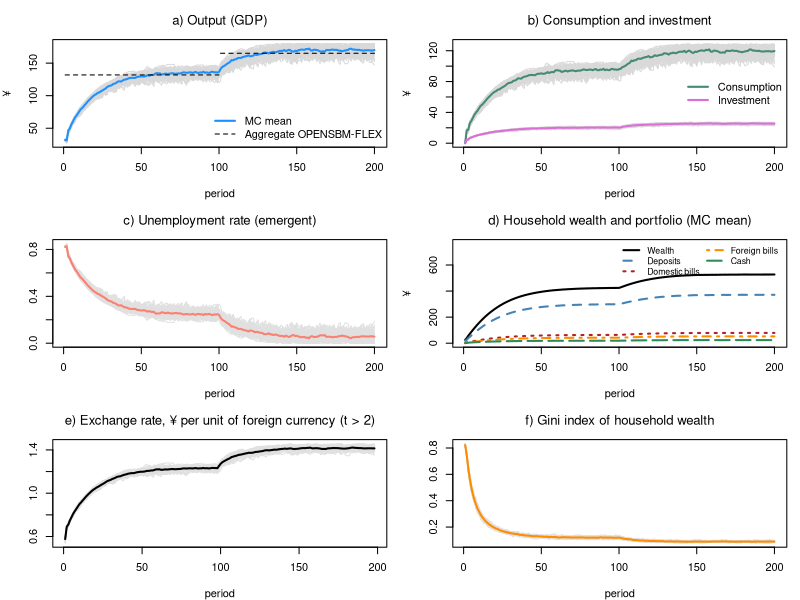

Reproduce this figure in R.
# *************************************************************************
#  Model ABM-OPENSBM (agent-based households, open economy, flexible exchange rate)
#  Model OPENSBM-FLEX with heterogeneous households and a job lottery
#  Sources: Godley & Lavoie, Monetary Economics, chapters 4, 7 and 12;
#           foreign-sector set-up as in the OPENSIMPLEST model;
#           agent-based set-up as in the Leeds lectures (ABM-PC, ABM-BMW)
#  Author: Marco Veronese Passarella
#  Last change: 16/11/2026
# *************************************************************************
#  Conventions: upper-case = MACRO total; lower-case = MICRO (one household)
# *************************************************************************
#  Story:
#    - each household decides how much it wants to spend (its OWN alpha1,
#      which falls when the interest rate rises);
#    - firms plan investment (aggregate accelerator, as in SBM);
#    - the economy needs 1/pr workers for each unit of planned demand;
#    - a random job lottery fills those jobs (some stay unfilled = friction);
#    - part of planned demand is met by imports (aggregate import function);
#    - goods are served first to foreign buyers (exports), then to the
#      government, then to firms (investment), then to households,
#      first-come-first-served;
#    - the wage bill left after interest and depreciation is split equally
#      among the employed; bank profits are split equally among households;
#    - households pay taxes and allocate wealth between cash (for
#      transactions), domestic bills, foreign bills and deposits (buffer);
#    - the exchange rate adjusts to the current account; the rest of the
#      world holds domestic bills as a residual.
#  One single random shuffle of households per period decides BOTH who gets a
#  job AND who reaches the shop first.
# *************************************************************************

# Clear environment
rm(list = ls(all = TRUE))

# Set model parameters ####
nPeriods    <- 200         # Periods
nHouseholds <- 180         # Number of households (workforce)
MC          <- 50          # Monte Carlo repetitions
s           <- 0.1         # Size of the hiring randomness (0 = no friction)
shockStart  <- 101         # Period at which government spending rises
alpha10m    <- 0.68        # Mean autonomous component of the propensity to consume out of income
alpha11     <- 4           # Sensitivity of the propensity to consume to the interest rate
alpha1d     <- 0.1         # Spread of alpha10 across households (0 = homogeneous)
alpha2      <- 0.1         # Propensity to consume out of wealth
lambda10    <- 0.15        # Portfolio: autonomous share of domestic bills
lambda11    <- 1           # Portfolio: sensitivity of domestic bills to domestic rate
lambda12    <- 1           # Portfolio: sensitivity of domestic bills to foreign rate
lambda20    <- 0.1         # Portfolio: autonomous share of foreign bills
lambda21    <- 1           # Portfolio: sensitivity of foreign bills to domestic rate (= lambda12)
lambda22    <- 1           # Portfolio: sensitivity of foreign bills to foreign rate
lambdac     <- 0.2         # Cash to (lagged) consumption ratio
theta       <- 0.2         # Average tax rate on income
delta       <- 0.1         # Depreciation rate
gamma       <- 0.1         # Speed of adjustment of capital to its target
kappa       <- 1.5         # Target capital-output ratio
pr          <- 1           # Labour productivity
rb          <- 0.02        # Interest rate on bills
rm          <- 0.02        # Interest rate on deposits
rl          <- 0.02        # Interest rate on loans
rw          <- 0.02        # Interest rate on foreign bills
yw          <- 200         # Foreign income
eps0        <- log(0.1)    # Export equation: constant
eps1        <- 0.8         # Export equation: elasticity to exchange rate
eps2        <- 1           # Export equation: elasticity to foreign income
mu0         <- log(0.2)    # Import equation: constant (m = 0.2*y when xr = 1)
mu1         <- 0.8         # Import equation: elasticity to exchange rate
phixr       <- 3           # Speed of exchange-rate adjustment to the current account
G           <- rep(20, nPeriods)   # Government spending (planned)
G[shockStart:nPeriods] <- 25       # Higher government spending
psi         <- 1                   # Fiscal rule: share of the extra interest bill offset by lower spending
rbar        <- 0.02                # Fiscal rule: reference interest rate

# Heterogeneous, time-invariant propensity to consume out of income ####
set.seed(123)
alpha10 <- runif(nHouseholds, alpha10m - alpha1d, alpha10m + alpha1d)

# Define macro variables (results) to be stored ####
store = list(Y    = matrix(0, nPeriods, MC),   # Output / income (GDP)
             C    = matrix(0, nPeriods, MC),   # Consumption
             I    = matrix(0, nPeriods, MC),   # Investment
             V    = matrix(0, nPeriods, MC),   # Household wealth
             H_h  = matrix(0, nPeriods, MC),   # Cash held by households
             B_h  = matrix(0, nPeriods, MC),   # Bills held by households
             M_h  = matrix(0, nPeriods, MC),   # Deposits held by households
             PSBR = matrix(0, nPeriods, MC),   # Public sector borrowing requirement
             X    = matrix(0, nPeriods, MC),   # Exports
             IM   = matrix(0, nPeriods, MC),   # Imports
             CA   = matrix(0, nPeriods, MC),   # Current account
             XR   = matrix(0, nPeriods, MC),   # Exchange rate
             BF_h = matrix(0, nPeriods, MC),   # Foreign bills held by households (domestic currency)
             UR   = matrix(0, nPeriods, MC),   # Unemployment rate
             GINI = matrix(0, nPeriods, MC))   # Gini index of household wealth

# Gini index (auxiliary function)
gini <- function(z) { z <- sort(pmax(z, 0)); n <- length(z)
  if (sum(z) == 0) return(0); sum((2 * (1:n) - n - 1) * z) / (n * sum(z)) }

# Record the worst gap between H_h and H_s
sfcGap = 0

# Start the MC loop ####
for (mc in 1:MC) {

  # Set randomness seed
  set.seed(mc)

  # Define and initialise the stocks (MICRO)
  v  = rep(0, nHouseholds)   # Micro: household wealth
  h  = rep(0, nHouseholds)   # Micro: cash
  b  = rep(0, nHouseholds)   # Micro: domestic bills
  bf = rep(0, nHouseholds)   # Micro: foreign bills (foreign currency)
  m  = rep(0, nHouseholds)   # Micro: deposits
  yd = rep(0, nHouseholds)   # Micro: disposable income (LAST period)
  c  = rep(0, nHouseholds)   # Micro: consumption (LAST period)

  # Define and initialise the stocks (MACRO)
  K = 0; L = 0; M_s = 0; B_b = 0; Ylag = 0     # Firms and banks
  B_s = 0; B_cb = 0; H_s = 0                   # Government and central bank
  xr = 1; NETFA = 0; B_w = 0                   # Rest of the World

  # Start time loop
  for (i in 1:nPeriods) {

    ## TICK 1: firms plan investment, households plan consumption ####
    DA  = delta * K                                     # Macro: depreciation
    Ipl = max(0, gamma * (kappa * Ylag - K) + DA)       # Macro: planned investment
    alpha1 = alpha10 - alpha11 * rb                     # Micro: propensity to consume (falls with the interest rate)
    cd  = pmax(0, pmin(alpha1 * yd + alpha2 * v, v + yd))  # Micro: planned consumption (never negative)
    X   = exp(eps0 + eps1 * log(xr) + eps2 * log(yw))  # Macro: exports (lagged exchange rate)
    Gpl = G[i] - psi * (rb - rbar) * B_s                # Macro: fiscal rule (B_s is still last period's stock here)
    AD  = X + Gpl + Ipl + sum(cd)                       # Macro: planned demand
    mm  = exp(mu0 - mu1 * log(xr))                      # Macro: import propensity (lagged exchange rate)
    IM  = AD * mm / (1 + mm)                            # Macro: imports (= mm * domestic output when no friction)
    N_d = (AD - IM) / pr                                # Macro: labour needed

    ## TICK 2: job lottery ####
    N = min(floor(N_d * runif(1, 1 - s, 1 + s)), floor(N_d), nHouseholds)
    Ypot = N * pr + IM                                  # Macro: goods available (domestic + imported)

    ## TICK 3: households are re-shuffled ####
    order = sample(nHouseholds)                         # Queue for both jobs and goods

    ## TICK 4: goods are served: exports, government, firms, then households ####
    Xs  = min(X, Ypot)                                  # Macro: exports served
    Gs  = min(Gpl, Ypot - Xs)                           # Macro: government purchases served
    Is  = min(Ipl, Ypot - Xs - Gs)                      # Macro: investment served
    YC  = Ypot - Xs - Gs - Is                           # Macro: goods left for households
    cdq = cd[order]                                     # Micro: planned demand in queue order
    cda = cumsum(cdq) - cdq                             # Micro: goods claimed by those ahead
    cds = pmin(cdq, pmax(0, YC - cda))                  # Micro: actually served
    c   = rep(0, nHouseholds); c[order] = cds           # Micro: actual consumption
    Y   = Xs + Gs + Is + sum(c) - IM                    # Macro: output (GDP) = domestic goods actually sold

    ## TICK 5: firms and banks ####
    Llag = L; M_slag = M_s; B_blag = B_b
    WB  = Y - rl * Llag - DA                            # Macro: wage bill = residual
    K   = K + Is - DA                                   # Macro: capital accumulation
    L   = L + Is - DA                                   # Macro: loans fund net investment  
    M_s = M_s + (L - Llag)                              # Macro: loans create deposits
    FB  = rl * Llag + rb * B_blag - rm * sum(m)         # Macro: bank profits (m still lagged here)

    ## TICK 6: incomes, taxes, wealth ####
    wage = rep(0, nHouseholds)
    if (N >= 1) wage[order[1:N]] = WB / N               # Micro: wage of the employed
    xrlag  = xr
    intinc = rb * b + rm * m + rw * bf * xr             # Micro: interest on last period's assets (xr not yet updated)
    income = wage + FB / nHouseholds + intinc           # Micro: total income
    tax    = theta * income                             # Micro: taxes
    yd     = income - tax                               # Micro: disposable income (also used NEXT period)
    v      = v + yd - c                                 # Micro: wealth accumulation (before capital gains)

    ## TICK 7: rest of the world: current account, exchange rate, capital gains ####
    CA  = Xs - IM + rw * sum(bf) * xrlag - rb * B_w     # Macro: current account (B_w still lagged)
    xr  = xrlag * exp(-phixr * CA / max(Y, 1))          # Macro: flexible exchange rate
    cg  = (xr - xrlag) * bf                             # Micro: capital gains on foreign bills
    v   = v + cg                                        # Micro: wealth incl. capital gains
    
    ## TICK 8: portfolio choice ####
    h  = pmax(0, pmin(lambdac * c, v))                  # Micro: cash for transactions
    b  = pmax(0, pmin(v * (lambda10 + lambda11 * rb - lambda12 * rw), v - h))  # Micro: domestic bills
    bf = pmax(0, pmin(v * (lambda20 - lambda21 * rb + lambda22 * rw), v - h - b)) / xr  # Micro: foreign bills
    m  = v - h - b - bf * xr                            # Micro: deposits = buffer stock (< 0 = overdraft)

    ## TICK 9: banks, government, central bank and rest of the world ####
    NETFA = NETFA + CA + sum(cg)                        # Macro: net foreign assets
    B_w   = sum(bf) * xr - NETFA                        # Macro: domestic bills held by RoW
    B_cblag = B_cb
    B_b  = sum(m) - M_s                                 # Macro: bills held by banks
    F_cb = rb * B_cb                                    # Macro: central bank profits (on last period's bills)
    PSBR = Gs + rb * B_s - sum(tax) - F_cb              # Macro: public sector borrowing requirement
    B_s  = B_s + PSBR                                   # Macro: supply of bills
    B_cb = B_s - sum(b) - B_b - B_w                     # Macro: central bank residual
    H_s  = H_s + (B_cb - B_cblag)                       # Macro: supply of cash
    sfcGap = max(sfcGap, abs(sum(h) - H_s))             # Hidden equation: H_h = H_s
    Ylag = Y

    # Store macro values
    store$Y[i, mc] = Y;          store$C[i, mc] = sum(c);   store$I[i, mc] = Is
    store$V[i, mc] = sum(v);     store$H_h[i, mc] = sum(h); store$B_h[i, mc] = sum(b)
    store$M_h[i, mc] = sum(m);   store$PSBR[i, mc] = PSBR
    store$X[i, mc] = Xs;         store$IM[i, mc] = IM;      store$CA[i, mc] = CA
    store$XR[i, mc] = xr;        store$BF_h[i, mc] = sum(bf) * xr
    store$UR[i, mc] = (nHouseholds - N) / nHouseholds
    store$GINI[i, mc] = gini(v)
  }
}

# Display the results ####
meanY <- rowMeans(store$Y); late1 <- 81:100; late2 <- 181:200
cat(" ******************************")
cat("\n Households =", nHouseholds, "| MC runs =", MC, "| s =", s)
cat("\n Max |H_h - H_s| =", sfcGap)
cat("\n ******************************")
cat("\n Mean values, periods 81-100 | 181-200: \n Y =", round(mean(meanY[late1]), 2), "|",
    round(mean(meanY[late2]), 2),
    "\n UR =", round(mean(rowMeans(store$UR)[late1]), 3), "|", round(mean(rowMeans(store$UR)[late2]), 3),
    "\n V =", round(mean(rowMeans(store$V)[late1]), 2), "|", round(mean(rowMeans(store$V)[late2]), 2),
    "\n Gini (wealth) =", round(mean(rowMeans(store$GINI)[late1]), 3), "|",
    round(mean(rowMeans(store$GINI)[late2]), 3),
    "\n xr =", round(mean(rowMeans(store$XR)[late1]), 3), "|", round(mean(rowMeans(store$XR)[late2]), 3),
    "\n (aggregate OPENSBM-FLEX: Y = 131.86 | 165.12; xr = 1.189 | 1.369)")
cat("\n ******************************")

# Plot the results (grey = runs, bold = MC mean) ####
op = par(mfrow = c(3, 2), mar = c(4, 4, 3, 1))

# a) Output
matplot(store$Y, type = "l", lty = 1, col = "grey85", font.main = 1,
        main = "a) Output (GDP)", xlab = "period", ylab = "¥")
lines(rowMeans(store$Y), lwd = 2, col = "dodgerblue")
segments(1, 131.86, shockStart - 1, 131.86, lty = 2); segments(shockStart, 165.12, nPeriods, 165.12, lty = 2)
legend("bottomright", c("MC mean", "Aggregate OPENSBM-FLEX"), col = c("dodgerblue", "black"),
       lwd = c(2, 1), lty = c(1, 2), bty = "n")

# b) Consumption and investment
matplot(store$C, type = "l", lty = 1, col = "grey85", font.main = 1,
        main = "b) Consumption and investment", xlab = "period", ylab = "¥",
        ylim = range(0, store$C))
matlines(store$I, lty = 1, col = "grey85")
lines(rowMeans(store$C), lwd = 2, col = "aquamarine4")
lines(rowMeans(store$I), lwd = 2, col = "orchid")
legend("right", c("Consumption", "Investment"), col = c("aquamarine4", "orchid"), lwd = 2, bty = "n")

# c) Unemployment rate (emergent)
matplot(store$UR, type = "l", lty = 1, col = "grey88", font.main = 1,
        main = "c) Unemployment rate (emergent)", xlab = "period", ylab = "")
lines(rowMeans(store$UR), lwd = 2, col = "salmon")

# d) Household portfolio (MC mean)
plot(rowMeans(store$V), type = "l", lwd = 2, col = "black", font.main = 1,
     main = "d) Household wealth and portfolio (MC mean)", xlab = "period", ylab = "¥",
     ylim = range(0, 1.45 * rowMeans(store$V)))
lines(rowMeans(store$M_h), lwd = 2, col = "steelblue", lty = 2)
lines(rowMeans(store$B_h), lwd = 2, col = "firebrick", lty = 3)
lines(rowMeans(store$BF_h), lwd = 2, col = "darkorange", lty = 4)
lines(rowMeans(store$H_h), lwd = 2, col = "seagreen", lty = 5)
legend("topright", c("Wealth", "Deposits", "Domestic bills", "Foreign bills", "Cash"),
       col = c("black", "steelblue", "firebrick", "darkorange", "seagreen"), lwd = 2, lty = 1:5,
       bty = "n", cex = 0.8, ncol = 2)

# e) Exchange rate
matplot(store$XR[3:nPeriods, ], type = "l", lty = 1, col = "grey88", font.main = 1,
        main = "e) Exchange rate, ¥ per unit of foreign currency (t > 2)", xlab = "period", ylab = "")
lines(rowMeans(store$XR[3:nPeriods, ]), lwd = 2, col = "black")

# f) Gini index of household wealth
matplot(store$GINI, type = "l", lty = 1, col = "grey88", font.main = 1,
        main = "f) Gini index of household wealth", xlab = "period", ylab = "")
lines(rowMeans(store$GINI), lwd = 2, col = "darkorange")

par(op)
